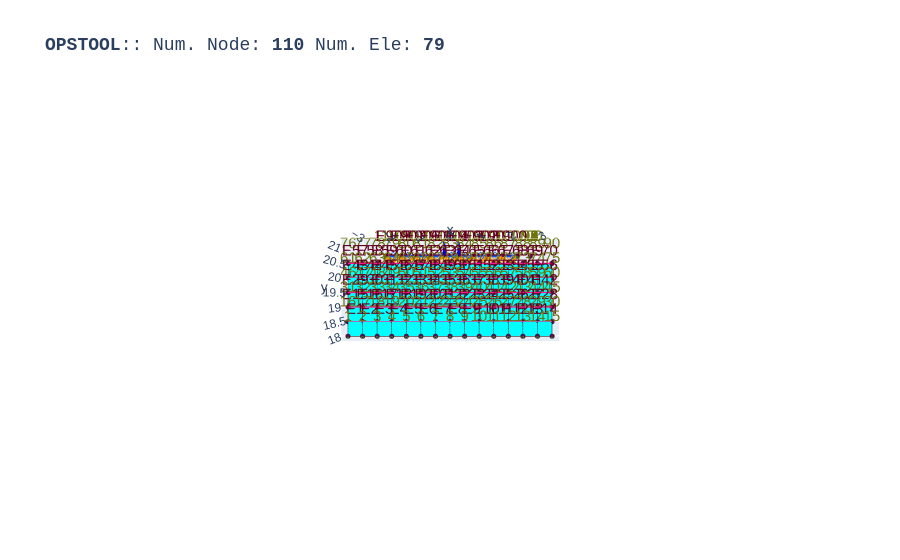

The notebook cell saved with this chart:
### Code cell
opst.vis.plotly.plot_model(show_node_numbering=True, show_ele_numbering=True, show_nodal_loads = True)

### Figure 1 — Plotly figure (JSON) as saved in the notebook; plotly's stock layout.template omitted (floating-point values rounded to 4 significant figures; data arrays with more than 128 entries replaced by an {"elided": "..."} marker saying what was removed)
{"data": [{"color": "#00FFFF", "hoverinfo": "skip", "i": {"elided": "140 int values"}, "j": {"elided": "140 int values"}, "k": {"elided": "140 int values"}, "name": "ELE_TAG_FourNodeQuadWithSensitivity", "opacity": 1, "type": "mesh3d", "x": {"elided": "280 float values"}, "y": {"elided": "280 float values"}, "z": {"elided": "280 float values"}}, {"connectgaps": false, "hoverinfo": "skip", "line": {"color": "black", "width": 1}, "mode": "lines", "name": "Edge", "type": "scatter3d", "x": {"elided": "420 float values"}, "y": {"elided": "420 float values"}, "z": {"elided": "420 float values"}}, {"connectgaps": false, "hoverinfo": "skip", "line": {"color": "#0652ff", "width": 5}, "mode": "lines", "name": "DispBeamColumn2d", "type": "scatter3d", "x": [2.299, 1.798, NaN, 1.798, 1.298, NaN, 1.298, 0.7985, NaN, 0.7985, 0.2985, NaN, 0.2985, -0.2015, NaN, -0.2015, -0.7015, NaN, -0.7015, -1.202, NaN, -1.202, -1.702, NaN, -1.702, -2.201, NaN], "y": [20.75, 20.75, NaN, 20.75, 20.75, NaN, 20.75, 20.75, NaN, 20.75, 20.75, NaN, 20.75, 20.75, NaN, 20.75, 20.75, NaN, 20.75, 20.75, NaN, 20.75, 20.75, NaN, 20.75, 20.75, NaN], "z": [0.0, 0.0, NaN, 0.0, 0.0, NaN, 0.0, 0.0, NaN, 0.0, 0.0, NaN, 0.0, 0.0, NaN, 0.0, 0.0, NaN, 0.0, 0.0, NaN, 0.0, 0.0, NaN, 0.0, 0.0, NaN]}, {"connectgaps": false, "hoverinfo": "skip", "line": {"color": "#ff9408", "width": 5}, "mode": "lines", "name": "BeamContact2D", "type": "scatter3d", "x": [2.0, 2.299, NaN, 2.0, 1.798, NaN, 1.5, 1.798, NaN, 1.5, 1.298, NaN, 1.0, 1.298, NaN, 1.0, 0.7985, NaN, 0.5, 0.7985, NaN, 0.5, 0.2985, NaN, 0.0, 0.2985, NaN, 0.0, -0.2015, NaN, -0.5, -0.2015, NaN, -0.5, -0.7015, NaN, -1.0, -0.7015, NaN, -1.0, -1.202, NaN, -1.5, -1.202, NaN, -1.5, -1.702, NaN, -2.0, -1.702, NaN, -2.0, -2.201, NaN], "y": [20.5, 20.75, NaN, 20.5, 20.75, NaN, 20.5, 20.75, NaN, 20.5, 20.75, NaN, 20.5, 20.75, NaN, 20.5, 20.75, NaN, 20.5, 20.75, NaN, 20.5, 20.75, NaN, 20.5, 20.75, NaN, 20.5, 20.75, NaN, 20.5, 20.75, NaN, 20.5, 20.75, NaN, 20.5, 20.75, NaN, 20.5, 20.75, NaN, 20.5, 20.75, NaN, 20.5, 20.75, NaN, 20.5, 20.75, NaN, 20.5, 20.75, NaN], "z": [0.0, 0.0, NaN, 0.0, 0.0, NaN, 0.0, 0.0, NaN, 0.0, 0.0, NaN, 0.0, 0.0, NaN, 0.0, 0.0, NaN, 0.0, 0.0, NaN, 0.0, 0.0, NaN, 0.0, 0.0, NaN, 0.0, 0.0, NaN, 0.0, 0.0, NaN, 0.0, 0.0, NaN, 0.0, 0.0, NaN, 0.0, 0.0, NaN, 0.0, 0.0, NaN, 0.0, 0.0, NaN, 0.0, 0.0, NaN, 0.0, 0.0, NaN]}, {"customdata": ["eleTag: 1<br>connectedNodes:<br> [ 1  2 17 16]", "eleTag: 2<br>connectedNodes:<br> [ 2  3 18 17]", "eleTag: 3<br>connectedNodes:<br> [ 3  4 19 18]", "eleTag: 4<br>connectedNodes:<br> [ 4  5 20 19]", "eleTag: 5<br>connectedNodes:<br> [ 5  6 21 20]", "eleTag: 6<br>connectedNodes:<br> [ 6  7 22 21]", "eleTag: 7<br>connectedNodes:<br> [ 7  8 23 22]", "eleTag: 8<br>connectedNodes:<br> [ 8  9 24 23]", "eleTag: 9<br>connectedNodes:<br> [ 9 10 25 24]", "eleTag: 10<br>connectedNodes:<br> [10 11 26 25]", "eleTag: 11<br>connectedNodes:<br> [11 12 27 26]", "eleTag: 12<br>connectedNodes:<br> [12 13 28 27]", "eleTag: 13<br>connectedNodes:<br> [13 14 29 28]", "eleTag: 14<br>connectedNodes:<br> [14 15 30 29]", "eleTag: 15<br>connectedNodes:<br> [16 17 32 31]", "eleTag: 16<br>connectedNodes:<br> [17 18 33 32]", "eleTag: 17<br>connectedNodes:<br> [18 19 34 33]", "eleTag: 18<br>connectedNodes:<br> [19 20 35 34]", "eleTag: 19<br>connectedNodes:<br> [20 21 36 35]", "eleTag: 20<br>connectedNodes:<br> [21 22 37 36]", "eleTag: 21<br>connectedNodes:<br> [22 23 38 37]", "eleTag: 22<br>connectedNodes:<br> [23 24 39 38]", "eleTag: 23<br>connectedNodes:<br> [24 25 40 39]", "eleTag: 24<br>connectedNodes:<br> [25 26 41 40]", "eleTag: 25<br>connectedNodes:<br> [26 27 42 41]", "eleTag: 26<br>connectedNodes:<br> [27 28 43 42]", "eleTag: 27<br>connectedNodes:<br> [28 29 44 43]", "eleTag: 28<br>connectedNodes:<br> [29 30 45 44]", "eleTag: 29<br>connectedNodes:<br> [31 32 47 46]", "eleTag: 30<br>connectedNodes:<br> [32 33 48 47]", "eleTag: 31<br>connectedNodes:<br> [33 34 49 48]", "eleTag: 32<br>connectedNodes:<br> [34 35 50 49]", "eleTag: 33<br>connectedNodes:<br> [35 36 51 50]", "eleTag: 34<br>connectedNodes:<br> [36 37 52 51]", "eleTag: 35<br>connectedNodes:<br> [37 38 53 52]", "eleTag: 36<br>connectedNodes:<br> [38 39 54 53]", "eleTag: 37<br>connectedNodes:<br> [39 40 55 54]", "eleTag: 38<br>connectedNodes:<br> [40 41 56 55]", "eleTag: 39<br>connectedNodes:<br> [41 42 57 56]", "eleTag: 40<br>connectedNodes:<br> [42 43 58 57]", "eleTag: 41<br>connectedNodes:<br> [43 44 59 58]", "eleTag: 42<br>connectedNodes:<br> [44 45 60 59]", "eleTag: 43<br>connectedNodes:<br> [46 47 62 61]", "eleTag: 44<br>connectedNodes:<br> [47 48 63 62]", "eleTag: 45<br>connectedNodes:<br> [48 49 64 63]", "eleTag: 46<br>connectedNodes:<br> [49 50 65 64]", "eleTag: 47<br>connectedNodes:<br> [50 51 66 65]", "eleTag: 48<br>connectedNodes:<br> [51 52 67 66]", "eleTag: 49<br>connectedNodes:<br> [52 53 68 67]", "eleTag: 50<br>connectedNodes:<br> [53 54 69 68]", "eleTag: 51<br>connectedNodes:<br> [54 55 70 69]", "eleTag: 52<br>connectedNodes:<br> [55 56 71 70]", "eleTag: 53<br>connectedNodes:<br> [56 57 72 71]", "eleTag: 54<br>connectedNodes:<br> [57 58 73 72]", "eleTag: 55<br>connectedNodes:<br> [58 59 74 73]", "eleTag: 56<br>connectedNodes:<br> [59 60 75 74]", "eleTag: 57<br>connectedNodes:<br> [61 62 77 76]", "eleTag: 58<br>connectedNodes:<br> [62 63 78 77]", "eleTag: 59<br>connectedNodes:<br> [63 64 79 78]", "eleTag: 60<br>connectedNodes:<br> [64 65 80 79]", "eleTag: 61<br>connectedNodes:<br> [65 66 81 80]", "eleTag: 62<br>connectedNodes:<br> [66 67 82 81]", "eleTag: 63<br>connectedNodes:<br> [67 68 83 82]", "eleTag: 64<br>connectedNodes:<br> [68 69 84 83]", "eleTag: 65<br>connectedNodes:<br> [69 70 85 84]", "eleTag: 66<br>connectedNodes:<br> [70 71 86 85]", "eleTag: 67<br>connectedNodes:<br> [71 72 87 86]", "eleTag: 68<br>connectedNodes:<br> [72 73 88 87]", "eleTag: 69<br>connectedNodes:<br> [73 74 89 88]", "eleTag: 70<br>connectedNodes:<br> [74 75 90 89]"], "hovertemplate": "%{customdata}", "marker": {"color": "#00FFFF", "size": 3, "symbol": "diamond-open"}, "mode": "markers", "name": "ELE_TAG_FourNodeQuadWithSensitivity", "type": "scatter3d", "x": [-3.25, -2.75, -2.25, -1.75, -1.25, -0.75, -0.25, 0.25, 0.75, 1.25, 1.75, 2.25, 2.75, 3.25, -3.25, -2.75, -2.25, -1.75, -1.25, -0.75, -0.25, 0.25, 0.75, 1.25, 1.75, 2.25, 2.75, 3.25, -3.25, -2.75, -2.25, -1.75, -1.25, -0.75, -0.25, 0.25, 0.75, 1.25, 1.75, 2.25, 2.75, 3.25, -3.25, -2.75, -2.25, -1.75, -1.25, -0.75, -0.25, 0.25, 0.75, 1.25, 1.75, 2.25, 2.75, 3.25, -3.25, -2.75, -2.25, -1.75, -1.25, -0.75, -0.25, 0.25, 0.75, 1.25, 1.75, 2.25, 2.75, 3.25], "y": [18.25, 18.25, 18.25, 18.25, 18.25, 18.25, 18.25, 18.25, 18.25, 18.25, 18.25, 18.25, 18.25, 18.25, 18.75, 18.75, 18.75, 18.75, 18.75, 18.75, 18.75, 18.75, 18.75, 18.75, 18.75, 18.75, 18.75, 18.75, 19.25, 19.25, 19.25, 19.25, 19.25, 19.25, 19.25, 19.25, 19.25, 19.25, 19.25, 19.25, 19.25, 19.25, 19.75, 19.75, 19.75, 19.75, 19.75, 19.75, 19.75, 19.75, 19.75, 19.75, 19.75, 19.75, 19.75, 19.75, 20.25, 20.25, 20.25, 20.25, 20.25, 20.25, 20.25, 20.25, 20.25, 20.25, 20.25, 20.25, 20.25, 20.25], "z": [0.0, 0.0, 0.0, 0.0, 0.0, 0.0, 0.0, 0.0, 0.0, 0.0, 0.0, 0.0, 0.0, 0.0, 0.0, 0.0, 0.0, 0.0, 0.0, 0.0, 0.0, 0.0, 0.0, 0.0, 0.0, 0.0, 0.0, 0.0, 0.0, 0.0, 0.0, 0.0, 0.0, 0.0, 0.0, 0.0, 0.0, 0.0, 0.0, 0.0, 0.0, 0.0, 0.0, 0.0, 0.0, 0.0, 0.0, 0.0, 0.0, 0.0, 0.0, 0.0, 0.0, 0.0, 0.0, 0.0, 0.0, 0.0, 0.0, 0.0, 0.0, 0.0, 0.0, 0.0, 0.0, 0.0, 0.0, 0.0, 0.0, 0.0]}, {"customdata": ["eleTag: 900<br>connectedNodes:<br> [101 102]", "eleTag: 901<br>connectedNodes:<br> [102 103]", "eleTag: 902<br>connectedNodes:<br> [103 104]", "eleTag: 903<br>connectedNodes:<br> [104 105]", "eleTag: 904<br>connectedNodes:<br> [105 106]", "eleTag: 905<br>connectedNodes:<br> [106 107]", "eleTag: 906<br>connectedNodes:<br> [107 108]", "eleTag: 907<br>connectedNodes:<br> [108 109]", "eleTag: 908<br>connectedNodes:<br> [109 110]"], "hovertemplate": "%{customdata}", "marker": {"color": "#0652ff", "size": 3, "symbol": "diamond-open"}, "mode": "markers", "name": "DispBeamColumn2d", "type": "scatter3d", "x": [2.049, 1.548, 1.048, 0.5485, 0.0485, -0.4515, -0.9515, -1.452, -1.951], "y": [20.75, 20.75, 20.75, 20.75, 20.75, 20.75, 20.75, 20.75, 20.75], "z": [0.0, 0.0, 0.0, 0.0, 0.0, 0.0, 0.0, 0.0, 0.0]}, {"customdata": ["eleTag: 4050<br>connectedNodes:<br> [ 87 101]", "eleTag: 4050<br>connectedNodes:<br> [ 87 102]", "eleTag: 4051<br>connectedNodes:<br> [ 86 102]", "eleTag: 4051<br>connectedNodes:<br> [ 86 103]", "eleTag: 4052<br>connectedNodes:<br> [ 85 103]", "eleTag: 4052<br>connectedNodes:<br> [ 85 104]", "eleTag: 4053<br>connectedNodes:<br> [ 84 104]", "eleTag: 4053<br>connectedNodes:<br> [ 84 105]", "eleTag: 4054<br>connectedNodes:<br> [ 83 105]", "eleTag: 4054<br>connectedNodes:<br> [ 83 106]", "eleTag: 4055<br>connectedNodes:<br> [ 82 106]", "eleTag: 4055<br>connectedNodes:<br> [ 82 107]", "eleTag: 4056<br>connectedNodes:<br> [ 81 107]", "eleTag: 4056<br>connectedNodes:<br> [ 81 108]", "eleTag: 4057<br>connectedNodes:<br> [ 80 108]", "eleTag: 4057<br>connectedNodes:<br> [ 80 109]", "eleTag: 4058<br>connectedNodes:<br> [ 79 109]", "eleTag: 4058<br>connectedNodes:<br> [ 79 110]"], "hovertemplate": "%{customdata}", "marker": {"color": "#ff9408", "size": 3, "symbol": "diamond-open"}, "mode": "markers", "name": "BeamContact2D", "type": "scatter3d", "x": [2.149, 1.899, 1.649, 1.399, 1.149, 0.8993, 0.6493, 0.3993, 0.1493, -0.1007, -0.3507, -0.6007, -0.8507, -1.101, -1.351, -1.601, -1.851, -2.101], "y": [20.62, 20.62, 20.62, 20.62, 20.62, 20.62, 20.62, 20.62, 20.62, 20.62, 20.62, 20.62, 20.62, 20.62, 20.62, 20.62, 20.62, 20.62], "z": [0.0, 0.0, 0.0, 0.0, 0.0, 0.0, 0.0, 0.0, 0.0, 0.0, 0.0, 0.0, 0.0, 0.0, 0.0, 0.0, 0.0, 0.0]}, {"customdata": ["1", "2", "3", "4", "5", "6", "7", "8", "9", "10", "11", "12", "13", "14", "15", "16", "17", "18", "19", "20", "21", "22", "23", "24", "25", "26", "27", "28", "29", "30", "31", "32", "33", "34", "35", "36", "37", "38", "39", "40", "41", "42", "43", "44", "45", "46", "47", "48", "49", "50", "51", "52", "53", "54", "55", "56", "57", "58", "59", "60", "61", "62", "63", "64", "65", "66", "67", "68", "69", "70", "71", "72", "73", "74", "75", "76", "77", "78", "79", "80", "81", "82", "83", "84", "85", "86", "87", "88", "89", "90", "91", "92", "93", "94", "95", "96", "97", "98", "99", "100", "101", "102", "103", "104", "105", "106", "107", "108", "109", "110"], "hovertemplate": "x: %{x}<br>y: %{y}<br>z: %{z} <br>nodeTag: %{customdata}", "marker": {"color": "#580f41", "size": 3, "symbol": "circle"}, "mode": "markers", "name": "Nodes", "type": "scatter3d", "x": [-3.5, -3.0, -2.5, -2.0, -1.5, -1.0, -0.5, 0.0, 0.5, 1.0, 1.5, 2.0, 2.5, 3.0, 3.5, -3.5, -3.0, -2.5, -2.0, -1.5, -1.0, -0.5, 0.0, 0.5, 1.0, 1.5, 2.0, 2.5, 3.0, 3.5, -3.5, -3.0, -2.5, -2.0, -1.5, -1.0, -0.5, 0.0, 0.5, 1.0, 1.5, 2.0, 2.5, 3.0, 3.5, -3.5, -3.0, -2.5, -2.0, -1.5, -1.0, -0.5, 0.0, 0.5, 1.0, 1.5, 2.0, 2.5, 3.0, 3.5, -3.5, -3.0, -2.5, -2.0, -1.5, -1.0, -0.5, 0.0, 0.5, 1.0, 1.5, 2.0, 2.5, 3.0, 3.5, -3.5, -3.0, -2.5, -2.0, -1.5, -1.0, -0.5, 0.0, 0.5, 1.0, 1.5, 2.0, 2.5, 3.0, 3.5, 2.755, 2.755, 2.755, 2.755, 2.755, 2.755, 2.755, 2.755, 2.755, 2.755, 2.299, 1.798, 1.298, 0.7985, 0.2985, -0.2015, -0.7015, -1.202, -1.702, -2.201], "y": [18.0, 18.0, 18.0, 18.0, 18.0, 18.0, 18.0, 18.0, 18.0, 18.0, 18.0, 18.0, 18.0, 18.0, 18.0, 18.5, 18.5, 18.5, 18.5, 18.5, 18.5, 18.5, 18.5, 18.5, 18.5, 18.5, 18.5, 18.5, 18.5, 18.5, 19.0, 19.0, 19.0, 19.0, 19.0, 19.0, 19.0, 19.0, 19.0, 19.0, 19.0, 19.0, 19.0, 19.0, 19.0, 19.5, 19.5, 19.5, 19.5, 19.5, 19.5, 19.5, 19.5, 19.5, 19.5, 19.5, 19.5, 19.5, 19.5, 19.5, 20.0, 20.0, 20.0, 20.0, 20.0, 20.0, 20.0, 20.0, 20.0, 20.0, 20.0, 20.0, 20.0, 20.0, 20.0, 20.5, 20.5, 20.5, 20.5, 20.5, 20.5, 20.5, 20.5, 20.5, 20.5, 20.5, 20.5, 20.5, 20.5, 20.5, 20.75, 20.75, 20.75, 20.75, 20.75, 20.75, 20.75, 20.75, 20.75, 20.75, 20.75, 20.75, 20.75, 20.75, 20.75, 20.75, 20.75, 20.75, 20.75, 20.75], "z": [0.0, 0.0, 0.0, 0.0, 0.0, 0.0, 0.0, 0.0, 0.0, 0.0, 0.0, 0.0, 0.0, 0.0, 0.0, 0.0, 0.0, 0.0, 0.0, 0.0, 0.0, 0.0, 0.0, 0.0, 0.0, 0.0, 0.0, 0.0, 0.0, 0.0, 0.0, 0.0, 0.0, 0.0, 0.0, 0.0, 0.0, 0.0, 0.0, 0.0, 0.0, 0.0, 0.0, 0.0, 0.0, 0.0, 0.0, 0.0, 0.0, 0.0, 0.0, 0.0, 0.0, 0.0, 0.0, 0.0, 0.0, 0.0, 0.0, 0.0, 0.0, 0.0, 0.0, 0.0, 0.0, 0.0, 0.0, 0.0, 0.0, 0.0, 0.0, 0.0, 0.0, 0.0, 0.0, 0.0, 0.0, 0.0, 0.0, 0.0, 0.0, 0.0, 0.0, 0.0, 0.0, 0.0, 0.0, 0.0, 0.0, 0.0, 0.0, 0.0, 0.0, 0.0, 0.0, 0.0, 0.0, 0.0, 0.0, 0.0, 0.0, 0.0, 0.0, 0.0, 0.0, 0.0, 0.0, 0.0, 0.0, 0.0]}, {"mode": "text", "name": "Node Tag", "text": ["1", "2", "3", "4", "5", "6", "7", "8", "9", "10", "11", "12", "13", "14", "15", "16", "17", "18", "19", "20", "21", "22", "23", "24", "25", "26", "27", "28", "29", "30", "31", "32", "33", "34", "35", "36", "37", "38", "39", "40", "41", "42", "43", "44", "45", "46", "47", "48", "49", "50", "51", "52", "53", "54", "55", "56", "57", "58", "59", "60", "61", "62", "63", "64", "65", "66", "67", "68", "69", "70", "71", "72", "73", "74", "75", "76", "77", "78", "79", "80", "81", "82", "83", "84", "85", "86", "87", "88", "89", "90", "91", "92", "93", "94", "95", "96", "97", "98", "99", "100", "101", "102", "103", "104", "105", "106", "107", "108", "109", "110"], "textfont": {"color": "#6e750e", "size": 15}, "type": "scatter3d", "x": [-3.5, -3.0, -2.5, -2.0, -1.5, -1.0, -0.5, 0.0, 0.5, 1.0, 1.5, 2.0, 2.5, 3.0, 3.5, -3.5, -3.0, -2.5, -2.0, -1.5, -1.0, -0.5, 0.0, 0.5, 1.0, 1.5, 2.0, 2.5, 3.0, 3.5, -3.5, -3.0, -2.5, -2.0, -1.5, -1.0, -0.5, 0.0, 0.5, 1.0, 1.5, 2.0, 2.5, 3.0, 3.5, -3.5, -3.0, -2.5, -2.0, -1.5, -1.0, -0.5, 0.0, 0.5, 1.0, 1.5, 2.0, 2.5, 3.0, 3.5, -3.5, -3.0, -2.5, -2.0, -1.5, -1.0, -0.5, 0.0, 0.5, 1.0, 1.5, 2.0, 2.5, 3.0, 3.5, -3.5, -3.0, -2.5, -2.0, -1.5, -1.0, -0.5, 0.0, 0.5, 1.0, 1.5, 2.0, 2.5, 3.0, 3.5, 2.755, 2.755, 2.755, 2.755, 2.755, 2.755, 2.755, 2.755, 2.755, 2.755, 2.299, 1.798, 1.298, 0.7985, 0.2985, -0.2015, -0.7015, -1.202, -1.702, -2.201], "y": [18.0, 18.0, 18.0, 18.0, 18.0, 18.0, 18.0, 18.0, 18.0, 18.0, 18.0, 18.0, 18.0, 18.0, 18.0, 18.5, 18.5, 18.5, 18.5, 18.5, 18.5, 18.5, 18.5, 18.5, 18.5, 18.5, 18.5, 18.5, 18.5, 18.5, 19.0, 19.0, 19.0, 19.0, 19.0, 19.0, 19.0, 19.0, 19.0, 19.0, 19.0, 19.0, 19.0, 19.0, 19.0, 19.5, 19.5, 19.5, 19.5, 19.5, 19.5, 19.5, 19.5, 19.5, 19.5, 19.5, 19.5, 19.5, 19.5, 19.5, 20.0, 20.0, 20.0, 20.0, 20.0, 20.0, 20.0, 20.0, 20.0, 20.0, 20.0, 20.0, 20.0, 20.0, 20.0, 20.5, 20.5, 20.5, 20.5, 20.5, 20.5, 20.5, 20.5, 20.5, 20.5, 20.5, 20.5, 20.5, 20.5, 20.5, 20.75, 20.75, 20.75, 20.75, 20.75, 20.75, 20.75, 20.75, 20.75, 20.75, 20.75, 20.75, 20.75, 20.75, 20.75, 20.75, 20.75, 20.75, 20.75, 20.75], "z": [0.0, 0.0, 0.0, 0.0, 0.0, 0.0, 0.0, 0.0, 0.0, 0.0, 0.0, 0.0, 0.0, 0.0, 0.0, 0.0, 0.0, 0.0, 0.0, 0.0, 0.0, 0.0, 0.0, 0.0, 0.0, 0.0, 0.0, 0.0, 0.0, 0.0, 0.0, 0.0, 0.0, 0.0, 0.0, 0.0, 0.0, 0.0, 0.0, 0.0, 0.0, 0.0, 0.0, 0.0, 0.0, 0.0, 0.0, 0.0, 0.0, 0.0, 0.0, 0.0, 0.0, 0.0, 0.0, 0.0, 0.0, 0.0, 0.0, 0.0, 0.0, 0.0, 0.0, 0.0, 0.0, 0.0, 0.0, 0.0, 0.0, 0.0, 0.0, 0.0, 0.0, 0.0, 0.0, 0.0, 0.0, 0.0, 0.0, 0.0, 0.0, 0.0, 0.0, 0.0, 0.0, 0.0, 0.0, 0.0, 0.0, 0.0, 0.0, 0.0, 0.0, 0.0, 0.0, 0.0, 0.0, 0.0, 0.0, 0.0, 0.0, 0.0, 0.0, 0.0, 0.0, 0.0, 0.0, 0.0, 0.0, 0.0]}, {"mode": "text", "name": "Element Tag", "text": ["E1", "E2", "E3", "E4", "E5", "E6", "E7", "E8", "E9", "E10", "E11", "E12", "E13", "E14", "E15", "E16", "E17", "E18", "E19", "E20", "E21", "E22", "E23", "E24", "E25", "E26", "E27", "E28", "E29", "E30", "E31", "E32", "E33", "E34", "E35", "E36", "E37", "E38", "E39", "E40", "E41", "E42", "E43", "E44", "E45", "E46", "E47", "E48", "E49", "E50", "E51", "E52", "E53", "E54", "E55", "E56", "E57", "E58", "E59", "E60", "E61", "E62", "E63", "E64", "E65", "E66", "E67", "E68", "E69", "E70", "E900", "E901", "E902", "E903", "E904", "E905", "E906", "E907", "E908"], "textfont": {"color": "#650021", "size": 15}, "type": "scatter3d", "x": [-3.25, -2.75, -2.25, -1.75, -1.25, -0.75, -0.25, 0.25, 0.75, 1.25, 1.75, 2.25, 2.75, 3.25, -3.25, -2.75, -2.25, -1.75, -1.25, -0.75, -0.25, 0.25, 0.75, 1.25, 1.75, 2.25, 2.75, 3.25, -3.25, -2.75, -2.25, -1.75, -1.25, -0.75, -0.25, 0.25, 0.75, 1.25, 1.75, 2.25, 2.75, 3.25, -3.25, -2.75, -2.25, -1.75, -1.25, -0.75, -0.25, 0.25, 0.75, 1.25, 1.75, 2.25, 2.75, 3.25, -3.25, -2.75, -2.25, -1.75, -1.25, -0.75, -0.25, 0.25, 0.75, 1.25, 1.75, 2.25, 2.75, 3.25, 2.049, 1.548, 1.048, 0.5485, 0.0485, -0.4515, -0.9515, -1.452, -1.951], "y": [18.25, 18.25, 18.25, 18.25, 18.25, 18.25, 18.25, 18.25, 18.25, 18.25, 18.25, 18.25, 18.25, 18.25, 18.75, 18.75, 18.75, 18.75, 18.75, 18.75, 18.75, 18.75, 18.75, 18.75, 18.75, 18.75, 18.75, 18.75, 19.25, 19.25, 19.25, 19.25, 19.25, 19.25, 19.25, 19.25, 19.25, 19.25, 19.25, 19.25, 19.25, 19.25, 19.75, 19.75, 19.75, 19.75, 19.75, 19.75, 19.75, 19.75, 19.75, 19.75, 19.75, 19.75, 19.75, 19.75, 20.25, 20.25, 20.25, 20.25, 20.25, 20.25, 20.25, 20.25, 20.25, 20.25, 20.25, 20.25, 20.25, 20.25, 20.75, 20.75, 20.75, 20.75, 20.75, 20.75, 20.75, 20.75, 20.75], "z": [0.0, 0.0, 0.0, 0.0, 0.0, 0.0, 0.0, 0.0, 0.0, 0.0, 0.0, 0.0, 0.0, 0.0, 0.0, 0.0, 0.0, 0.0, 0.0, 0.0, 0.0, 0.0, 0.0, 0.0, 0.0, 0.0, 0.0, 0.0, 0.0, 0.0, 0.0, 0.0, 0.0, 0.0, 0.0, 0.0, 0.0, 0.0, 0.0, 0.0, 0.0, 0.0, 0.0, 0.0, 0.0, 0.0, 0.0, 0.0, 0.0, 0.0, 0.0, 0.0, 0.0, 0.0, 0.0, 0.0, 0.0, 0.0, 0.0, 0.0, 0.0, 0.0, 0.0, 0.0, 0.0, 0.0, 0.0, 0.0, 0.0, 0.0, 0.0, 0.0, 0.0, 0.0, 0.0, 0.0, 0.0, 0.0, 0.0]}, {"connectgaps": false, "hoverinfo": "skip", "line": {"color": "#15b01a", "width": 1}, "mode": "lines", "name": "BC", "type": "scatter3d", "x": {"elided": "340 float values"}, "y": {"elided": "340 float values"}, "z": {"elided": "340 float values"}}, {"connectgaps": false, "hoverinfo": "skip", "line": {"color": "#FF1493", "width": 2.5}, "mode": "lines", "name": "mp constraint", "type": "scatter3d", "x": [-3.5, 3.5, NaN, -3.5, 3.5, NaN, -3.5, 3.5, NaN, -3.5, 3.5, NaN, -3.5, 3.5, NaN], "y": [18.5, 18.5, NaN, 19.0, 19.0, NaN, 19.5, 19.5, NaN, 20.0, 20.0, NaN, 20.5, 20.5, NaN], "z": [0.0, 0.0, NaN, 0.0, 0.0, NaN, 0.0, 0.0, NaN, 0.0, 0.0, NaN, 0.0, 0.0, NaN]}, {"connectgaps": false, "hovertemplate": "<b>%{text}</b>", "line": {"color": "#0000ff", "width": 5}, "mode": "lines", "name": "<b>Pattern 1</b><br>Nodal Load", "text": ["0.00e+00", "0.00e+00", "0.00e+00", "0.00e+00", "0.00e+00", "0.00e+00"], "type": "scatter3d", "x": [0.2985, 0.2985, NaN, -0.2015, -0.2015, NaN], "y": [20.75, 20.75, NaN, 20.75, 20.75, NaN], "z": [0.0, 0.0, NaN, 0.0, 0.0, NaN]}, {"color": "#0000ff", "hovertemplate": "<b>%{text}", "i": [0, 0, 1, 1, 2, 2, 3, 3, 4, 4, 5, 5, 6, 6, 7, 7, 8, 8, 9, 9, 10, 10, 11, 11, 12, 12, 13, 13, 14, 14, 15, 15, 18, 18, 19, 19, 20, 20, 21, 21, 22, 22, 23, 23, 24, 24, 25, 25, 26, 26, 27, 27, 28, 28, 29, 29, 30, 30, 31, 31, 32, 32, 33, 33], "j": [1, 1, 2, 2, 3, 3, 4, 4, 5, 5, 6, 6, 7, 7, 8, 8, 9, 9, 10, 10, 11, 11, 12, 12, 13, 13, 14, 14, 15, 15, 0, 0, 19, 19, 20, 20, 21, 21, 22, 22, 23, 23, 24, 24, 25, 25, 26, 26, 27, 27, 28, 28, 29, 29, 30, 30, 31, 31, 32, 32, 33, 33, 18, 18], "k": [16, 17, 16, 17, 16, 17, 16, 17, 16, 17, 16, 17, 16, 17, 16, 17, 16, 17, 16, 17, 16, 17, 16, 17, 16, 17, 16, 17, 16, 17, 16, 17, 34, 35, 34, 35, 34, 35, 34, 35, 34, 35, 34, 35, 34, 35, 34, 35, 34, 35, 34, 35, 34, 35, 34, 35, 34, 35, 34, 35, 34, 35, 34, 35], "name": "<b>Pattern 1</b><br>Nodal Load", "text": ["0.00e+00", "0.00e+00", "0.00e+00", "0.00e+00", "0.00e+00", "0.00e+00", "0.00e+00", "0.00e+00", "0.00e+00", "0.00e+00", "0.00e+00", "0.00e+00", "0.00e+00", "0.00e+00", "0.00e+00", "0.00e+00", "0.00e+00", "0.00e+00", "0.00e+00", "0.00e+00", "0.00e+00", "0.00e+00", "0.00e+00", "0.00e+00", "0.00e+00", "0.00e+00", "0.00e+00", "0.00e+00", "0.00e+00", "0.00e+00", "0.00e+00", "0.00e+00", "0.00e+00", "0.00e+00", "0.00e+00", "0.00e+00"], "type": "mesh3d", "x": [0.2985, 0.2985, 0.2985, 0.2985, 0.2985, 0.2985, 0.2985, 0.2985, 0.2985, 0.2985, 0.2985, 0.2985, 0.2985, 0.2985, 0.2985, 0.2985, 0.2985, 0.2985, -0.2015, -0.2015, -0.2015, -0.2015, -0.2015, -0.2015, -0.2015, -0.2015, -0.2015, -0.2015, -0.2015, -0.2015, -0.2015, -0.2015, -0.2015, -0.2015, -0.2015, -0.2015], "y": [20.75, 20.75, 20.75, 20.75, 20.75, 20.75, 20.75, 20.75, 20.75, 20.75, 20.75, 20.75, 20.75, 20.75, 20.75, 20.75, 20.75, 20.75, 20.75, 20.75, 20.75, 20.75, 20.75, 20.75, 20.75, 20.75, 20.75, 20.75, 20.75, 20.75, 20.75, 20.75, 20.75, 20.75, 20.75, 20.75], "z": [0.0, 0.0, 0.0, 0.0, 0.0, 0.0, 0.0, 0.0, 0.0, 0.0, 0.0, 0.0, 0.0, 0.0, 0.0, 0.0, 0.0, 0.0, 0.0, 0.0, 0.0, 0.0, 0.0, 0.0, 0.0, 0.0, 0.0, 0.0, 0.0, 0.0, 0.0, 0.0, 0.0, 0.0, 0.0, 0.0]}, {"connectgaps": false, "hovertemplate": "<b>%{text}</b>", "line": {"color": "#0000ff", "width": 5}, "mode": "lines", "name": "<b>Pattern 1</b><br>Nodal Load", "text": ["-5.00e+00", "-5.00e+00", "-5.00e+00", "-5.00e+00", "-5.00e+00", "-5.00e+00"], "type": "scatter3d", "x": [0.2985, 0.2985, NaN, -0.2015, -0.2015, NaN], "y": [21.24, 20.89, NaN, 21.24, 20.89, NaN], "z": [0.0, 0.0, NaN, 0.0, 0.0, NaN]}, {"color": "#0000ff", "hovertemplate": "<b>%{text}", "i": [0, 0, 1, 1, 2, 2, 3, 3, 4, 4, 5, 5, 6, 6, 7, 7, 8, 8, 9, 9, 10, 10, 11, 11, 12, 12, 13, 13, 14, 14, 15, 15, 18, 18, 19, 19, 20, 20, 21, 21, 22, 22, 23, 23, 24, 24, 25, 25, 26, 26, 27, 27, 28, 28, 29, 29, 30, 30, 31, 31, 32, 32, 33, 33], "j": [1, 1, 2, 2, 3, 3, 4, 4, 5, 5, 6, 6, 7, 7, 8, 8, 9, 9, 10, 10, 11, 11, 12, 12, 13, 13, 14, 14, 15, 15, 0, 0, 19, 19, 20, 20, 21, 21, 22, 22, 23, 23, 24, 24, 25, 25, 26, 26, 27, 27, 28, 28, 29, 29, 30, 30, 31, 31, 32, 32, 33, 33, 18, 18], "k": [16, 17, 16, 17, 16, 17, 16, 17, 16, 17, 16, 17, 16, 17, 16, 17, 16, 17, 16, 17, 16, 17, 16, 17, 16, 17, 16, 17, 16, 17, 16, 17, 34, 35, 34, 35, 34, 35, 34, 35, 34, 35, 34, 35, 34, 35, 34, 35, 34, 35, 34, 35, 34, 35, 34, 35, 34, 35, 34, 35, 34, 35, 34, 35], "name": "<b>Pattern 1</b><br>Nodal Load", "text": ["-5.00e+00", "-5.00e+00", "-5.00e+00", "-5.00e+00", "-5.00e+00", "-5.00e+00", "-5.00e+00", "-5.00e+00", "-5.00e+00", "-5.00e+00", "-5.00e+00", "-5.00e+00", "-5.00e+00", "-5.00e+00", "-5.00e+00", "-5.00e+00", "-5.00e+00", "-5.00e+00", "-5.00e+00", "-5.00e+00", "-5.00e+00", "-5.00e+00", "-5.00e+00", "-5.00e+00", "-5.00e+00", "-5.00e+00", "-5.00e+00", "-5.00e+00", "-5.00e+00", "-5.00e+00", "-5.00e+00", "-5.00e+00", "-5.00e+00", "-5.00e+00", "-5.00e+00", "-5.00e+00"], "type": "mesh3d", "x": [0.3685, 0.3624, 0.3453, 0.3201, 0.2912, 0.2635, 0.2419, 0.23, 0.23, 0.2419, 0.2635, 0.2912, 0.3201, 0.3453, 0.3624, 0.3685, 0.2985, 0.2985, -0.1315, -0.1376, -0.1547, -0.1799, -0.2088, -0.2365, -0.2581, -0.27, -0.27, -0.2581, -0.2365, -0.2088, -0.1799, -0.1547, -0.1376, -0.1315, -0.2015, -0.2015], "y": [20.89, 20.89, 20.89, 20.89, 20.89, 20.89, 20.89, 20.89, 20.89, 20.89, 20.89, 20.89, 20.89, 20.89, 20.89, 20.89, 20.89, 20.71, 20.89, 20.89, 20.89, 20.89, 20.89, 20.89, 20.89, 20.89, 20.89, 20.89, 20.89, 20.89, 20.89, 20.89, 20.89, 20.89, 20.89, 20.71], "z": [0.0, 0.02847, 0.05202, 0.06657, 0.06962, 0.06062, 0.04114, 0.01455, -0.01455, -0.04114, -0.06062, -0.06962, -0.06657, -0.05202, -0.02847, -1.715e-17, 0.0, 0.0, 0.0, 0.02847, 0.05202, 0.06657, 0.06962, 0.06062, 0.04114, 0.01455, -0.01455, -0.04114, -0.06062, -0.06962, -0.06657, -0.05202, -0.02847, -1.715e-17, 0.0, 0.0]}, {"connectgaps": false, "hovertemplate": "<b>%{text}</b>", "line": {"color": "#0000ff", "width": 5}, "mode": "lines", "name": "<b>Pattern 1</b><br>Nodal Load", "text": ["0.00e+00", "0.00e+00", "0.00e+00", "0.00e+00", "0.00e+00", "0.00e+00"], "type": "scatter3d", "x": [0.2985, 0.2985, NaN, -0.2015, -0.2015, NaN], "y": [20.75, 20.75, NaN, 20.75, 20.75, NaN], "z": [0.0, 0.0, NaN, 0.0, 0.0, NaN]}, {"color": "#0000ff", "hovertemplate": "<b>%{text}", "i": [0, 0, 1, 1, 2, 2, 3, 3, 4, 4, 5, 5, 6, 6, 7, 7, 8, 8, 9, 9, 10, 10, 11, 11, 12, 12, 13, 13, 14, 14, 15, 15, 18, 18, 19, 19, 20, 20, 21, 21, 22, 22, 23, 23, 24, 24, 25, 25, 26, 26, 27, 27, 28, 28, 29, 29, 30, 30, 31, 31, 32, 32, 33, 33], "j": [1, 1, 2, 2, 3, 3, 4, 4, 5, 5, 6, 6, 7, 7, 8, 8, 9, 9, 10, 10, 11, 11, 12, 12, 13, 13, 14, 14, 15, 15, 0, 0, 19, 19, 20, 20, 21, 21, 22, 22, 23, 23, 24, 24, 25, 25, 26, 26, 27, 27, 28, 28, 29, 29, 30, 30, 31, 31, 32, 32, 33, 33, 18, 18], "k": [16, 17, 16, 17, 16, 17, 16, 17, 16, 17, 16, 17, 16, 17, 16, 17, 16, 17, 16, 17, 16, 17, 16, 17, 16, 17, 16, 17, 16, 17, 16, 17, 34, 35, 34, 35, 34, 35, 34, 35, 34, 35, 34, 35, 34, 35, 34, 35, 34, 35, 34, 35, 34, 35, 34, 35, 34, 35, 34, 35, 34, 35, 34, 35], "name": "<b>Pattern 1</b><br>Nodal Load", "text": ["0.00e+00", "0.00e+00", "0.00e+00", "0.00e+00", "0.00e+00", "0.00e+00", "0.00e+00", "0.00e+00", "0.00e+00", "0.00e+00", "0.00e+00", "0.00e+00", "0.00e+00", "0.00e+00", "0.00e+00", "0.00e+00", "0.00e+00", "0.00e+00", "0.00e+00", "0.00e+00", "0.00e+00", "0.00e+00", "0.00e+00", "0.00e+00", "0.00e+00", "0.00e+00", "0.00e+00", "0.00e+00", "0.00e+00", "0.00e+00", "0.00e+00", "0.00e+00", "0.00e+00", "0.00e+00", "0.00e+00", "0.00e+00"], "type": "mesh3d", "x": [0.2985, 0.2985, 0.2985, 0.2985, 0.2985, 0.2985, 0.2985, 0.2985, 0.2985, 0.2985, 0.2985, 0.2985, 0.2985, 0.2985, 0.2985, 0.2985, 0.2985, 0.2985, -0.2015, -0.2015, -0.2015, -0.2015, -0.2015, -0.2015, -0.2015, -0.2015, -0.2015, -0.2015, -0.2015, -0.2015, -0.2015, -0.2015, -0.2015, -0.2015, -0.2015, -0.2015], "y": [20.75, 20.75, 20.75, 20.75, 20.75, 20.75, 20.75, 20.75, 20.75, 20.75, 20.75, 20.75, 20.75, 20.75, 20.75, 20.75, 20.75, 20.75, 20.75, 20.75, 20.75, 20.75, 20.75, 20.75, 20.75, 20.75, 20.75, 20.75, 20.75, 20.75, 20.75, 20.75, 20.75, 20.75, 20.75, 20.75], "z": [0.0, 0.0, 0.0, 0.0, 0.0, 0.0, 0.0, 0.0, 0.0, 0.0, 0.0, 0.0, 0.0, 0.0, 0.0, 0.0, 0.0, 0.0, 0.0, 0.0, 0.0, 0.0, 0.0, 0.0, 0.0, 0.0, 0.0, 0.0, 0.0, 0.0, 0.0, 0.0, 0.0, 0.0, 0.0, 0.0]}], "layout": {"autosize": true, "font": {"family": "Arial, sans-serif"}, "scene": {"aspectmode": "data", "camera": {"eye": {"x": 0, "y": -0.1, "z": 10}}, "dragmode": "pan", "xaxis": {"showbackground": false}, "yaxis": {"showbackground": false}, "zaxis": {"showbackground": true, "showgrid": true, "showticklabels": false, "ticks": "", "title": {"text": ""}, "visible": true}}, "showlegend": false, "title": {"font": {"family": "courier", "size": 18}, "text": "<b>OPSTOOL</b>:: Num. Node: <b>110</b> Num. Ele: <b>79</b>"}}}
